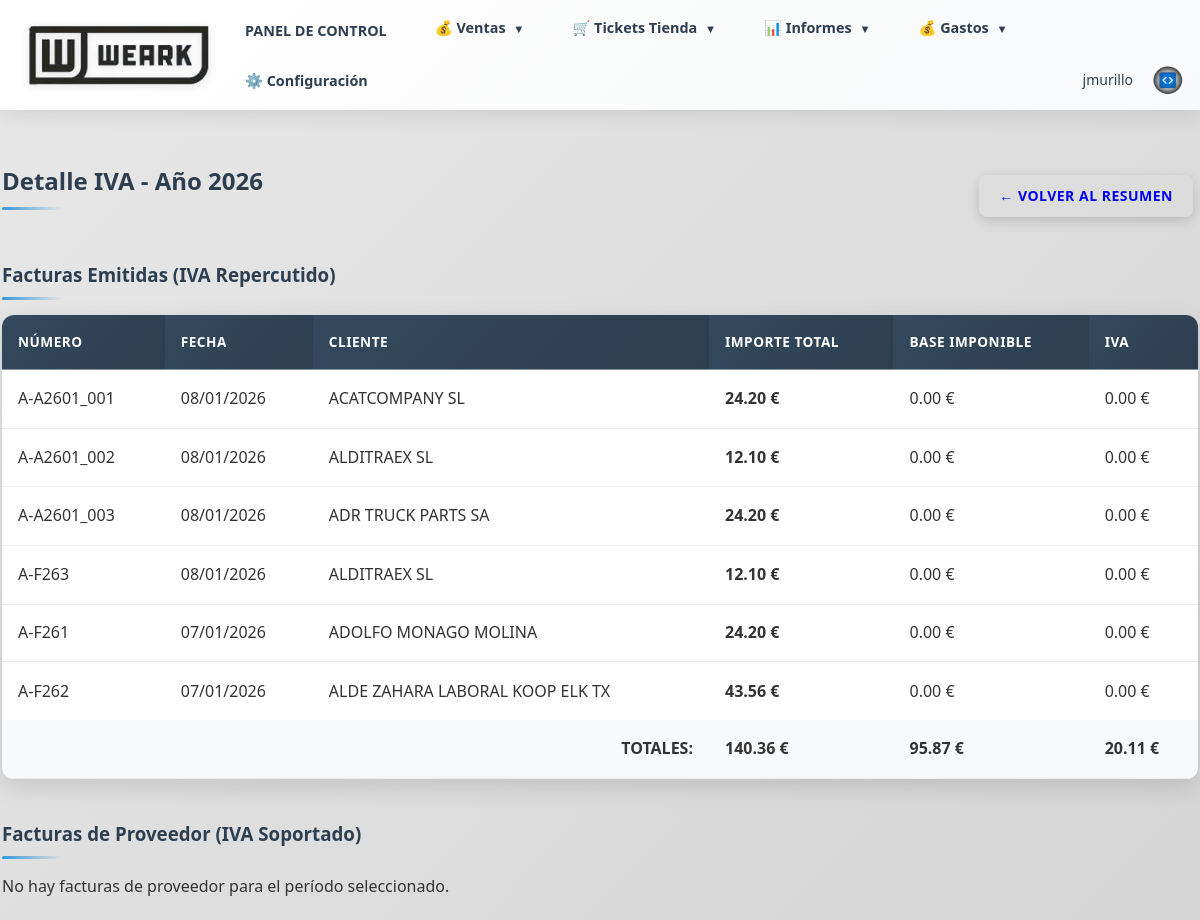
The app's page /informes/iva/detalle (signed in) with its own data.
### models.py (models this page shows, shortened)
class Usuario(db.Model, UserMixin):
    __tablename__ = 'usuarios'
    id = db.Column(db.Integer, primary_key=True)
    usuario = db.Column(db.String(80), nullable=False, unique=True)
    password_hash = db.Column(db.String(255), nullable=False)
    correo = db.Column(db.String(100), nullable=False)
    telefono = db.Column(db.String(50))
    rol = db.Column(db.String(50), nullable=False)  # comercial, administracion, supervisor, usuario
    fecha_creacion = db.Column(db.DateTime, default=datetime.utcnow)
    ultimo_acceso = db.Column(db.DateTime)
    activo = db.Column(db.Boolean, default=True, nullable=False)
    def is_supervisor(self):
        return self.rol == 'supervisor'

class Factura(db.Model):
    __tablename__ = 'facturas'
    id = db.Column(db.Integer, primary_key=True)
    pedido_id = db.Column(db.Integer, db.ForeignKey('pedidos.id'), nullable=True)
    pedido = db.relationship('Pedido', backref='facturas', lazy=True)
    presupuesto_id = db.Column(db.Integer, db.ForeignKey('presupuestos.id'), nullable=True)
    presupuesto = db.relationship('Presupuesto', backref='facturas', lazy=True)
    serie = db.Column(db.String(10), nullable=False, default='A')
    numero = db.Column(db.String(50), nullable=False)
    fecha_expedicion = db.Column(db.Date, nullable=False)
    tipo_factura = db.Column(db.String(10), nullable=False, default='F1')  # F1 = Factura completa
    descripcion = db.Column(db.Text)
    nif = db.Column(db.String(20))
    nombre = db.Column(db.String(200), nullable=False)
    importe_total = db.Column(db.Numeric(10, 2), nullable=False)
    descuento_pronto_pago = db.Column(db.Numeric(5, 2), nullable=False, default=0)  # Porcentaje de descuento por pronto pago (0-100)
    estado = db.Column(db.String(50), nullable=False, default='pendiente')  # pendiente, enviado, confirmado, error
    huella_verifactu = db.Column(db.Text)  # Respuesta de la API Verifactu
    fecha_creacion = db.Column(db.DateTime, default=datetime.utcnow)
    fecha_confirmacion = db.Column(db.DateTime)  # Fecha en que se recibió la huella
    lineas = db.relationship('LineaFactura', backref='factura', lazy=True, cascade='all, delete-orphan')

### routes/informes.py (the view)
@informes_bp.route('/informes/iva/detalle')
@login_required
@not_usuario_required
def iva_detalle():
    tipo_filtro = request.args.get('tipo', 'mes')
    año = request.args.get('año', datetime.now().year, type=int)
    periodo = request.args.get('periodo', None, type=int)
    query_facturas = Factura.query.filter(extract('year', Factura.fecha_expedicion) == año)
    if tipo_filtro == 'mes' and periodo:
        query_facturas = query_facturas.filter(extract('month', Factura.fecha_expedicion) == periodo)
        periodo_label = f"{['', 'Enero', 'Febrero', 'Marzo', 'Abril', 'Mayo', 'Junio', 'Julio', 'Agosto', 'Septiembre', 'Octubre', 'Noviembre', 'Diciembre'][periodo]} {año}"
    elif tipo_filtro == 'trimestre' and periodo:
        mes_inicio = (periodo - 1) * 3 + 1
        mes_fin = periodo * 3
        query_facturas = query_facturas.filter(extract('month', Factura.fecha_expedicion).between(mes_inicio, mes_fin))
        trimestres = {1: '1T', 2: '2T', 3: '3T', 4: '4T'}
        periodo_label = f"{trimestres.get(periodo, '')} {año}"
    else:
        periodo_label = f"Año {año}"
    facturas_emitidas = query_facturas.order_by(Factura.fecha_expedicion.desc()).all()
    query_facturas_prov = FacturaProveedor.query.filter(extract('year', FacturaProveedor.fecha_factura) == año)
    if tipo_filtro == 'mes' and periodo:
        query_facturas_prov = query_facturas_prov.filter(extract('month', FacturaProveedor.fecha_factura) == periodo)
    elif tipo_filtro == 'trimestre' and periodo:
        mes_inicio = (periodo - 1) * 3 + 1
        mes_fin = periodo * 3
        query_facturas_prov = query_facturas_prov.filter(extract('month', FacturaProveedor.fecha_factura).between(mes_inicio, mes_fin))
    facturas_proveedor = query_facturas_prov.order_by(FacturaProveedor.fecha_factura.desc()).all()
    tipo_iva_decimal = Decimal('21')
    total_base_emitida = Decimal('0')
    total_iva_emitido = Decimal('0')
    total_facturacion_emitida = Decimal('0')
    for factura in facturas_emitidas:
        total_facturacion_emitida += Decimal(str(factura.importe_total))
        for linea in factura.lineas:
            importe_con_iva = Decimal(str(linea.importe))
            base_imponible = importe_con_iva / (Decimal('1') + tipo_iva_decimal / Decimal('100'))
            base_imponible = base_imponible.quantize(Decimal('0.01'))
            total_base_emitida += base_imponible
            iva_linea = base_imponible * tipo_iva_decimal / Decimal('100')
            total_iva_emitido += iva_linea.quantize(Decimal('0.01'))
    total_base_soportada = sum(Decimal(str(f.base_imponible)) for f in facturas_proveedor)
    total_iva_soportado = sum(Decimal(str(f.importe_iva)) for f in facturas_proveedor)
    total_facturacion_soportada = sum(Decimal(str(f.total)) for f in facturas_proveedor)
    return render_template('informes/detalle_iva.html',
                         facturas_emitidas=facturas_emitidas,
                         facturas_proveedor=facturas_proveedor,
                         tipo_filtro=tipo_filtro,
                         año=año,
                         periodo=periodo,
                         periodo_label=periodo_label,
                         tipo_iva_decimal=tipo_iva_decimal,
                         total_base_emitida=total_base_emitida,
                         total_iva_emitido=total_iva_emitido,
                         total_facturacion_emitida=total_facturacion_emitida,
                         total_base_soportada=total_base_soportada,
                         total_iva_soportado=total_iva_soportado,
                         total_facturacion_soportada=total_facturacion_soportada)

### templates/informes/detalle_iva.html (shortened to what this page needs)
{% extends "base.html" %}
{% block content %}
<div class="informes-container">
    <div style="display: flex; justify-content: space-between; align-items: center; margin-bottom: 20px;">
        <h2>Detalle IVA - {{ periodo_label }}</h2>
        <a href="{{ url_for('informes.iva', tipo=tipo_filtro, año=año, periodo=periodo) }}" class="btn btn-secondary">← Volver al Resumen</a>
    </div>
    <h3 style="margin-top: 30px; margin-bottom: 15px; color: #2c3e50;">Facturas Emitidas (IVA Repercutido)</h3>
    {% if facturas_emitidas %}
    <div class="table-container" style="margin-bottom: 40px;">
        <table class="clientes-table">
            <thead>
                <tr>
                    <th>Número</th>
                    <th>Fecha</th>
                    <th>Cliente</th>
                    <th>Importe Total</th>
                    <th>Base Imponible</th>
                    <th>IVA</th>
                </tr>
            </thead>
            <tbody>
                {% for factura in facturas_emitidas %}
                <tr>
                    <td>{{ factura.serie }}-{{ factura.numero }}</td>
                    <td>{{ factura.fecha_expedicion.strftime('%d/%m/%Y') if factura.fecha_expedicion else '-' }}</td>
                    <td>{{ factura.nombre }}</td>
                    <td><strong>{{ "%.2f"|format(factura.importe_total) }} €</strong></td>
                    <td>
                        {% set tipo_iva = 21.0 %}
                        {% set base_total = 0.0 %}
                        {% for linea in factura.lineas %}
                            {% set importe_con_iva = linea.importe|float %}
                            {% set base_imponible = importe_con_iva / (1.0 + tipo_iva / 100.0) %}
                            {% set base_total = base_total + base_imponible %}
                        {% endfor %}
                        {{ "%.2f"|format(base_total) }} €
                    </td>
                    <td>
                        {% set tipo_iva = 21.0 %}
                        {% set iva_factura = 0.0 %}
                        {% for linea in factura.lineas %}
                            {% set importe_con_iva = linea.importe|float %}
                            {% set base_imponible = importe_con_iva / (1.0 + tipo_iva / 100.0) %}
                            {% set iva_linea = base_imponible * tipo_iva / 100.0 %}
                            {% set iva_factura = iva_factura + iva_linea %}
                        {% endfor %}
                        {{ "%.2f"|format(iva_factura) }} €
                    </td>
                </tr>
                {% endfor %}
            </tbody>
            <tfoot>
                <tr style="background: #f8f9fa; font-weight: bold;">
                    <td colspan="3" style="text-align: right;">TOTALES:</td>
                    <td>
                        {{ "%.2f"|format(total_facturacion_emitida) }} €
                    </td>
                    <td>
                        {{ "%.2f"|format(total_base_emitida) }} €
                    </td>
                    <td>
                        {{ "%.2f"|format(total_iva_emitido) }} €
                    </td>
                </tr>
            </tfoot>
        </table>
    </div>
    {% else %}
    <div class="no-data" style="margin-bottom: 40px;">
        <p>No hay facturas emitidas para el período seleccionado.</p>
    </div>
    {% endif %}
    <h3 style="margin-top: 30px; margin-bottom: 15px; color: #2c3e50;">Facturas de Proveedor (IVA Soportado)</h3>
    {% if facturas_proveedor %}
    <div class="table-container">
        <table class="clientes-table">
            <thead>
                <tr>
                    <th>Número Factura</th>
                    <th>Fecha</th>
                    <th>Proveedor</th>
                    <th>Base Imponible</th>
                    <th>Tipo IVA</th>
                    <th>IVA</th>
                    <th>Total</th>
                </tr>
            </thead>
            <tbody>
                {% for factura in facturas_proveedor %}
                <tr>
                    <td>{{ factura.numero_factura }}</td>
                    <td>{{ factura.fecha_factura.strftime('%d/%m/%Y') if factura.fecha_factura else '-' }}</td>
                    <td>{{ factura.proveedor.nombre if factura.proveedor else 'N/A' }}</td>
                    <td>{{ "%.2f"|format(factura.base_imponible) }} €</td>
                    <td>{{ "%.0f"|format(factura.tipo_iva) }}%</td>
                    <td>{{ "%.2f"|format(factura.importe_iva) }} €</td>
                    <td><strong>{{ "%.2f"|format(factura.total) }} €</strong></td>
                </tr>
                {% endfor %}
            </tbody>
            <tfoot>
                <tr style="background: #f8f9fa; font-weight: bold;">
                    <td colspan="3" style="text-align: right;">TOTALES:</td>
                    <td>
                        {{ "%.2f"|format(total_base_soportada) }} €
                    </td>
                    <td></td>
                    <td>
                        {{ "%.2f"|format(total_iva_soportado) }} €
                    </td>
                    <td>
                        {{ "%.2f"|format(total_facturacion_soportada) }} €
                    </td>
                </tr>
            </tfoot>
        </table>
    </div>
    {% else %}
    <div class="no-data">
        <p>No hay facturas de proveedor para el período seleccionado.</p>
    </div>
    {% endif %}
</div>
{% endblock %}

### templates/base.html (shortened to what this page needs)
<!DOCTYPE html>
<html lang="es">
<head>
    <link rel="stylesheet" href="{{ url_for('static', filename='css/style.css') }}">
</head>
<body>
    <header>
        <div class="container header-wrapper">
            <a href="{{ url_for('index.index') }}" style="text-decoration: none; display: flex; align-items: center;">
                <img src="{{ url_for('static', filename='logo_base.png') }}" alt="Logo" class="header-logo">
            </a>
            <nav id="mainNav">
                {% if current_user.is_authenticated %}
                    <a href="{{ url_for('index.index') }}">PANEL DE CONTROL</a>
                    {% if current_user.rol == 'usuario' %}
                        <a href="{{ url_for('solicitudes.listado_solicitudes') }}">SOLICITUDES</a>
                    {% else %}
                        <div class="dropdown">
                            <a href="#" class="dropdown-toggle">💰 Ventas <span class="dropdown-arrow">▼</span></a>
                        </div>
                        <div class="dropdown">
                            <a href="#" class="dropdown-toggle">🛒 Tickets Tienda <span class="dropdown-arrow">▼</span></a>
                        </div>
                        <div class="dropdown">
                            <a href="#" class="dropdown-toggle">📊 Informes <span class="dropdown-arrow">▼</span></a>
                        </div>
                        <div class="dropdown">
                            <a href="#" class="dropdown-toggle">💰 Gastos <span class="dropdown-arrow">▼</span></a>
                        </div>
                        {% if current_user.is_supervisor() %}
                            <a href="{{ url_for('configuracion.index') }}">⚙️ Configuración</a>
                        {% endif %}
                    {% endif %}
                    <div class="user-menu">
                        <span class="user-name">{{ current_user.usuario }}</span>
                        <a href="{{ url_for('auth.logout') }}" class="logout-btn-circle" title="Cerrar Sesión">
                            <img src="{{ url_for('static', filename='logo_jm.png') }}" alt="Cerrar Sesión" style="width: 100%; height: 100%; object-fit: contain;">
                        </a>
                    </div>
                {% endif %}
            </nav>
        </div>
    </header>
    <div class="container">
        {% block content %}{% endblock %}
    </div>
</body>
</html>

### records on screen
Usuario: usuario "jmurillo"
Factura: serie "A", numero "A2601_001", fecha_expedicion "08/01/2026", nombre "ACATCOMPANY SL", importe_total "24.20", descuento_pronto_pago "0.00"
Factura: serie "A", numero "A2601_002", fecha_expedicion "08/01/2026", nombre "ALDITRAEX SL", importe_total "12.10", descuento_pronto_pago "0.00"
Factura: serie "A", numero "A2601_003", fecha_expedicion "08/01/2026", nombre "ADR TRUCK PARTS SA", importe_total "24.20", descuento_pronto_pago "0.00"
Factura: serie "A", numero "F263", fecha_expedicion "08/01/2026", nombre "ALDITRAEX SL", importe_total "12.10", descuento_pronto_pago "0.00"
Factura: serie "A", numero "F261", fecha_expedicion "07/01/2026", nombre "ADOLFO MONAGO MOLINA", importe_total "24.20", descuento_pronto_pago "0.00"
Factura: serie "A", numero "F262", fecha_expedicion "07/01/2026", nombre "ALDE ZAHARA LABORAL KOOP ELK TX", importe_total "43.56", descuento_pronto_pago "0.00"

### other values on screen
{{ periodo_label }} "Año 2026"
{{ "%.2f"|format(total_facturacion_emitida) }} "140.36"
{{ "%.2f"|format(total_base_emitida) }} "95.87"
{{ "%.2f"|format(total_iva_emitido) }} "20.11"
